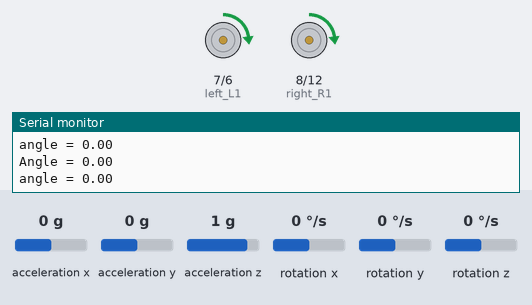
This sketch was run on a simulated Arduino Uno, built with avr-gcc and run on an emulated ATmega328P. Shown: motor-driver pin pairs drawn as motors (green arrow = first pin HIGH = forward, orange = second pin HIGH = backward, longer = more drive, scaled by the enable pin), the last lines printed to the serial monitor. The inputs (shaded band) are chosen by the test bench; at power-on: acceleration z 1 g, acceleration y 0 g, acceleration x 0 g, rotation x 0 °/s, rotation y 0 °/s, rotation z 0 °/s.

Above: at 2.7 s.
2.8 s: acceleration z set to 0.1 g
5.8 s: acceleration z set to -0.2 g
At 5.97 s:
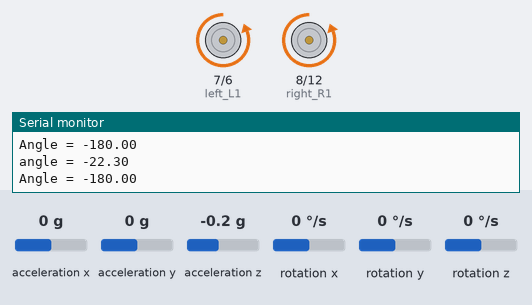
7.6 s: acceleration y set to -1.4 g
At 8.49 s:
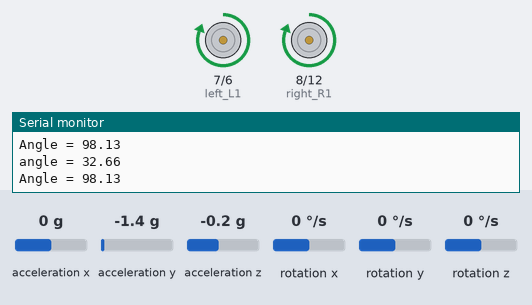
10.2 s: acceleration y set to -0.2 g
11.7 s: acceleration y set to 0.1 g
At 12.9 s:
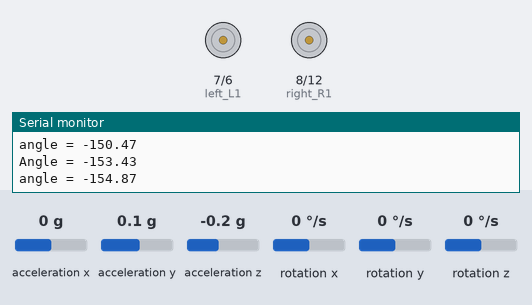
13.8 s: acceleration z set to 0.8 g
At 18.63 s:
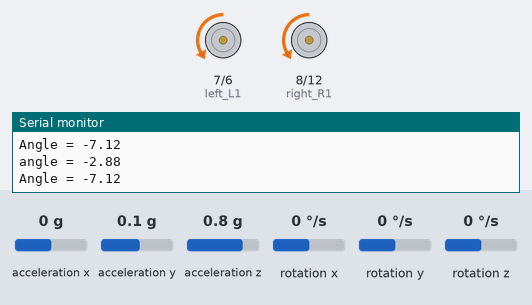
Timing chart, 0 to 20.2 s (numbered marks = the images above; inputs shaded):
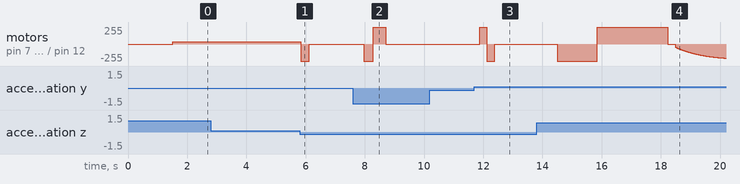

The sketch:

09_Upright_loop.ino
```cpp
#include <MsTimer2.h>        //internal timer 2
#include <PinChangeInt.h>    //this library can make all pins of arduino UNO as external interrupt
#include <MPU6050.h>      //MPU6050 library
#include <Wire.h>        //IIC communication library

MPU6050 mpu6050;     //Instantiate an MPU6050 object; name mpu6050
int16_t ax, ay, az, gx, gy, gz;     //Instantiate an MPU6050 object; name mpu6050

//TB6612 pins
const int right_R1=8;
const int right_R2=12;
const int PWM_R=10;
const int left_L1=7;
const int left_L2=6;
const int PWM_L=9;

///////////////////////angle parameters//////////////////////////////
float Angle;
float angle_X; //calculate the inclined angle variable of X-axis by accelerometer
float angle_Y; //calculate the inclined angle variable of Y-axis by accelerometer
float angle0 = 1; //Actual measured angle (ideally 0 degrees)
float Gyro_x,Gyro_y,Gyro_z;  //Angular angular velocity for gyroscope calculation
///////////////////////angle parameters//////////////////////////////

///////////////////////Kalman_Filter////////////////////////////
float Q_angle = 0.001;  //Covariance of gyroscope noise
float Q_gyro = 0.003;    //Covariance of gyroscope drift noise
float R_angle = 0.5;    //Covariance of accelerometer
char C_0 = 1;
float dt = 0.005; // The value of dt is the filter sampling time.
float K1 = 0.05; // a function containing the Kalman gain is used to calculate the deviation of the optimal estimate
float K_0,K_1,t_0,t_1;
float angle_err;
float q_bias;    //gyroscope drift

float accelz = 0;
float angle;
float angleY_one;
float angle_speed;

float Pdot[4] = { 0, 0, 0, 0};
float P[2][2] = {{ 1, 0 }, { 0, 1 }};
float  PCt_0, PCt_1, E;
//////////////////////Kalman_Filter/////////////////////////

//////////////////////PD parameters///////////////////////////////
double kp = 34, ki = 0, kd = 0.62;                   //Angle loop parameter
double setp0 = 0; //Angle balance point
int PD_pwm;  //angle output
float pwm1=0,pwm2=0;

//void anglePWM();

void setup()
{
  //set the control motor’s pin to OUTPUT
  pinMode(right_R1,OUTPUT);
  pinMode(right_R2,OUTPUT);
  pinMode(left_L1,OUTPUT);
  pinMode(left_L2,OUTPUT);
  pinMode(PWM_R,OUTPUT);
  pinMode(PWM_L,OUTPUT);

  //Initial state value
  digitalWrite(right_R1,1);
  digitalWrite(right_R2,0);
  digitalWrite(left_L1,0);
  digitalWrite(left_L2,1);
  analogWrite(PWM_R,0);
  analogWrite(PWM_L,0);

  // Join I2C bus
  Wire.begin();                            //Join the I2C bus sequence
  Serial.begin(9600);                       //open serial monitor, set the baud rate to 9600
  delay(1500);
  mpu6050.initialize();                       //initialize MPU6050
  delay(2);

  //5ms  use timer2 to set the timer interrupt (Note: using timer2 will affect the PWM output of pin3 pin11.)
  MsTimer2::set(5, DSzhongduan);    //5ms execute the function DSzhongduan once
  MsTimer2::start();    // start the interrupt
}

void loop()
{
  Serial.print("angle = ");
  Serial.println(angle);
  Serial.print("Angle = ");
  Serial.println(Angle);

  /*Serial.print("Gyro_x = ");
  Serial.println(Gyro_x);
  Serial.print("K_Gyro_x = ");
  Serial.println(angle_speed);*/

  //Serial.println(PD_pwm);
  //Serial.println(pwm1);
  //Serial.println(pwm2);
}

/////////////////////////////////interrupt////////////////////////////
void DSzhongduan()
{
  sei();  //Allow overall interrupt
  mpu6050.getMotion6(&ax, &ay, &az, &gx, &gy, &gz);     //IIC to get MPU6050 six-axis data ax ay az gx gy gz
  angle_calculate(ax, ay, az, gx, gy, gz, dt, Q_angle, Q_gyro, R_angle, C_0, K1);      //get angle and Kalman_Filter
  PD();         // angle loop of PD control
  anglePWM();
}
///////////////////////////////////////////////////////////

/////////////////////////////angle calculation///////////////////////
void angle_calculate(int16_t ax,int16_t ay,int16_t az,int16_t gx,int16_t gy,int16_t gz,float dt,float Q_angle,float Q_gyro,float R_angle,float C_0,float K1)
{
  Angle = -atan2(ay , az) * (180/ PI);           //Radial rotation angle calculation formula; negative sign is direction processing
  Gyro_x = -gx / 131;              //The X-axis angular velocity calculated by the gyroscope; the negative sign is the direction processing
  Kalman_Filter(Angle, Gyro_x);            //  Kalman Filter
  //Rotation Angle Z axis parameter
  Gyro_z = -gz / 131;                      //Z-axis angular velocity
  //accelz = az / 16.4;

  float angleAx = -atan2(ax, az) * (180 / PI); //Calculate the angle with the x-axis
  Gyro_y = -gy / 131.00; //Y-axis angular velocity
  Yiorderfilter(angleAx, Gyro_y); //first-order filter
}
////////////////////////////////////////////////////////////////

///////////////////////////////KalmanFilter/////////////////////
void Kalman_Filter(double angle_m, double gyro_m)
{
  angle += (gyro_m - q_bias) * dt;          //Prior estimate
  angle_err = angle_m - angle;

  Pdot[0] = Q_angle - P[0][1] - P[1][0];    //Differential of azimuth error covariance
  Pdot[1] = - P[1][1];
  Pdot[2] = - P[1][1];
  Pdot[3] = Q_gyro;

  P[0][0] += Pdot[0] * dt;    //A priori estimation error covariance differential integral
  P[0][1] += Pdot[1] * dt;
  P[1][0] += Pdot[2] * dt;
  P[1][1] += Pdot[3] * dt;

  //Intermediate variable of matrix multiplication
  PCt_0 = C_0 * P[0][0];
  PCt_1 = C_0 * P[1][0];
  //Denominator
  E = R_angle + C_0 * PCt_0;
  //gain value
  K_0 = PCt_0 / E;
  K_1 = PCt_1 / E;

  t_0 = PCt_0;  //Intermediate variable of matrix multiplication
  t_1 = C_0 * P[0][1];

  P[0][0] -= K_0 * t_0;    //Posterior estimation error covariance
  P[0][1] -= K_0 * t_1;
  P[1][0] -= K_1 * t_0;
  P[1][1] -= K_1 * t_1;

  q_bias += K_1 * angle_err;    //Posterior estimate
  angle_speed = gyro_m - q_bias;   //The differential of the output value gives the optimal angular velocity
  angle += K_0 * angle_err; ////Posterior estimation to get the optimal angle
}

/////////////////////first-order Filter/////////////////
void Yiorderfilter(float angle_m, float gyro_m)
{
  angleY_one = K1 * angle_m + (1 - K1) * (angleY_one + gyro_m * dt);
}

//////////////////angle PD////////////////////
void PD()
{
  PD_pwm = kp * (angle + angle0) + kd * angle_speed; //PD angle loop control
}


////////////////////////////PWM end value/////////////////////////////
void anglePWM()
{
  pwm2=-PD_pwm;            //The final value assigned to the motor PWM
  pwm1=-PD_pwm;

  if(pwm1>255)             //limit PWM value not greater than 255
  {
    pwm1=255;
  }
  if(pwm1<-255)
  {
    pwm1=-255;
  }
  if(pwm2>255)
  {
    pwm2=255;
  }
  if(pwm2<-255)
  {
    pwm2=-255;
  }

  if(angle>80 || angle<-80)      //When the self-balancing trolley’s tilt angle is greater than 45 degrees, the motor will stop.
  {
    pwm1=pwm2=0;
  }

  if(pwm2>=0)         //determine the motor’s steering and speed by the positive and negative of PWM
  {
    digitalWrite(left_L1,LOW);
    digitalWrite(left_L2,HIGH);
    analogWrite(PWM_L,pwm2);
  }
  else
  {
    digitalWrite(left_L1,HIGH);
    digitalWrite(left_L2,LOW);
    analogWrite(PWM_L,-pwm2);
  }

  if(pwm1>=0)
  {
    digitalWrite(right_R1,LOW);
    digitalWrite(right_R2,HIGH);
    analogWrite(PWM_R,pwm1);
  }
  else
  {
    digitalWrite(right_R1,HIGH);
    digitalWrite(right_R2,LOW);
    analogWrite(PWM_R,-pwm1);
  }
}
```

Measured:
- the behaviour switches between 0 and -0.1 g on acceleration z (found by bisection; images 0 and 1)
- the behaviour switches between -0.1 and 0 g on acceleration y (found by bisection; images 2 and 3)
- after the input at 5.8 s, motor on pin 7 (left_L1) / pin 6 (left_L2), motor on pin 8 (right_R1) / pin 12 (right_R2): forward 34/255 → backward 255/255 at once, → stopped 0.29 s later
- after the input at 7.6 s, motor on pin 7 (left_L1) / pin 6 (left_L2), motor on pin 8 (right_R1) / pin 12 (right_R2): stopped → backward 255/255 after 0.36 s, → forward 255/255 0.32 s later, → stopped 0.43 s later
- after the input at 11.7 s, motor on pin 7 (left_L1) / pin 6 (left_L2), motor on pin 8 (right_R1) / pin 12 (right_R2): stopped → forward 255/255 after 0.18 s, → backward 255/255 0.25 s later, → stopped 0.27 s later
